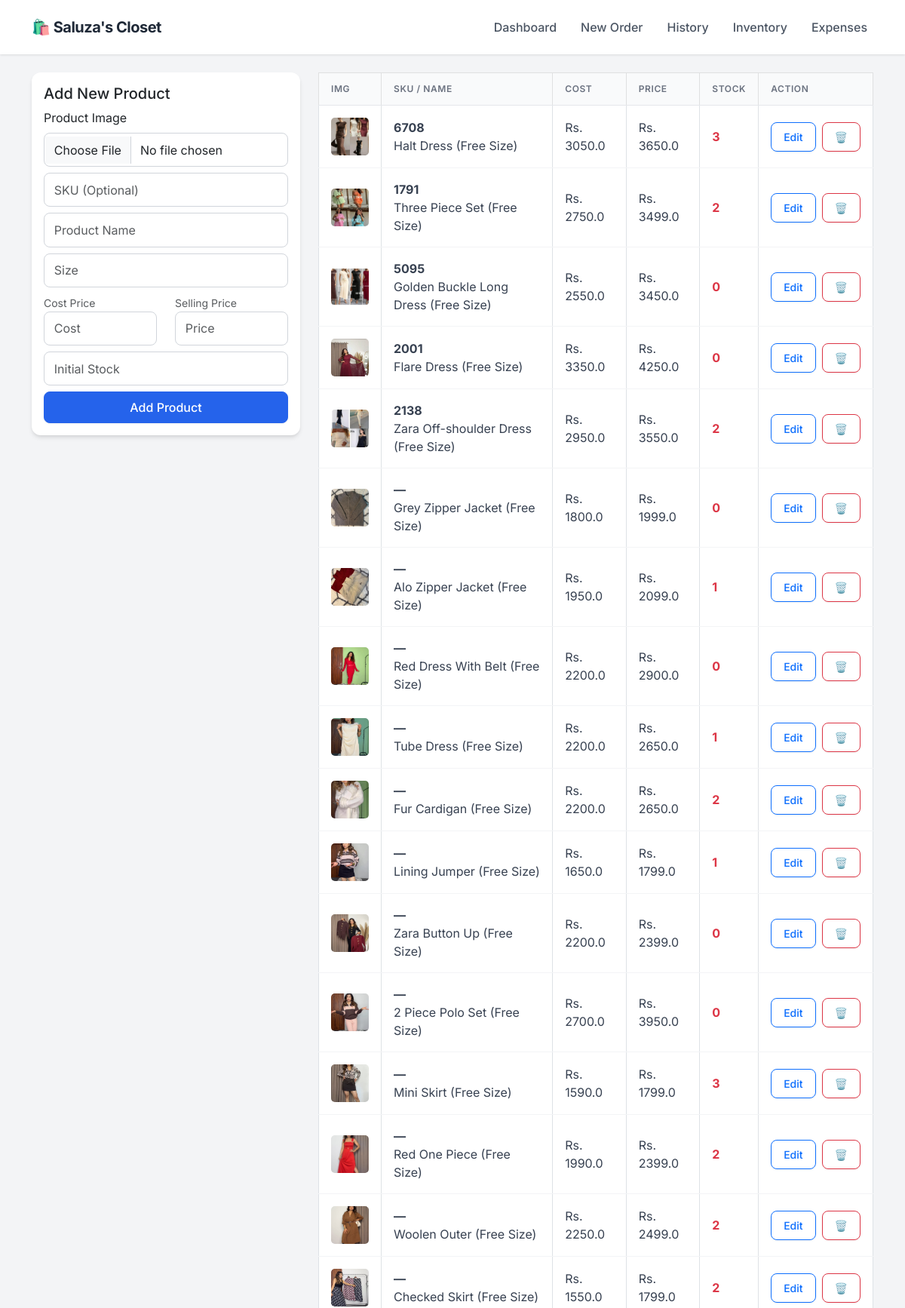
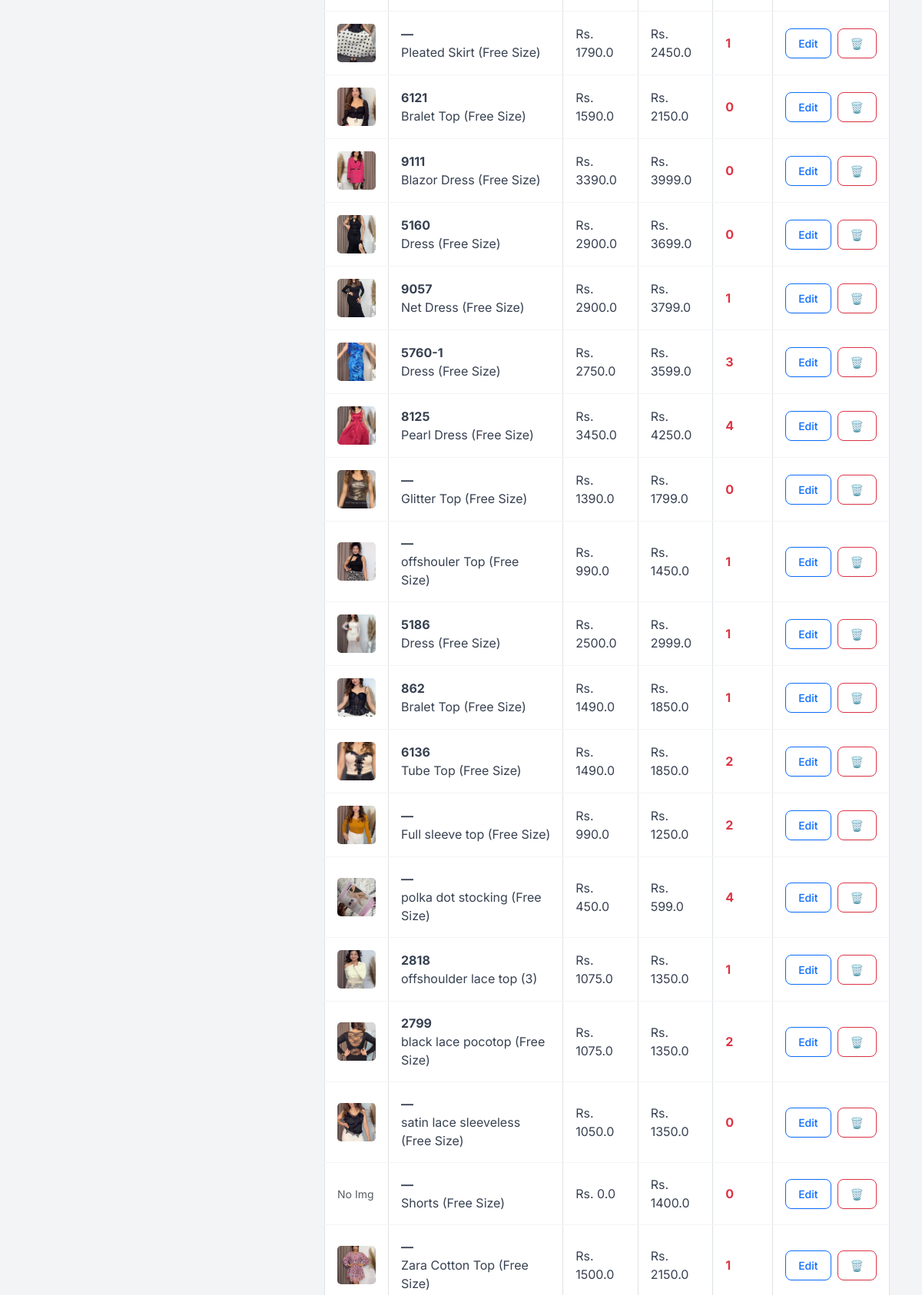
Page /inventory (upper part) on the committed database (2 pictures, top to bottom).
### app.py (models this page shows)
class Product(db.Model):
    id = db.Column(db.Integer, primary_key=True)
    sku = db.Column(db.String(50), unique=True, nullable=True)
    name = db.Column(db.String(100), nullable=False)
    size = db.Column(db.String(10), nullable=False)
    cost_price = db.Column(db.Float, default=0.0)
    price = db.Column(db.Float, nullable=False)
    stock = db.Column(db.Integer, default=0)
    image = db.Column(db.String(100), nullable=True)

### app.py (the view, shortened to what this page needs)
@app.route('/inventory', methods=['GET', 'POST'])
def inventory():
    products = Product.query.all()
    return render_template('inventory.html', products=products)

### templates/inventory.html
{% extends "layout.html" %}
{% block content %}
<div class="row">
    <div class="col-md-4">
        <div class="card p-3">
            <h5>Add New Product</h5>
            <form method="POST" enctype="multipart/form-data">
                <div class="mb-2">
                    <label class="form-label">Product Image</label>
                    <input type="file" name="image" class="form-control">
                </div>
                <div class="mb-2">
                    <input type="text" name="sku" class="form-control" placeholder="SKU (Optional)">
                </div>
                <div class="mb-2"><input type="text" name="name" class="form-control" placeholder="Product Name" required></div>
                <div class="mb-2"><input type="text" name="size" class="form-control" placeholder="Size" required></div>
                <div class="row mb-2">
                    <div class="col">
                        <label class="text-muted small">Cost Price</label>
                        <input type="number" name="cost_price" class="form-control" placeholder="Cost" step="0.01" required>
                    </div>
                    <div class="col">
                        <label class="text-muted small">Selling Price</label>
                        <input type="number" name="price" class="form-control" placeholder="Price" step="0.01" required>
                    </div>
                </div>
                <div class="mb-2"><input type="number" name="stock" class="form-control" placeholder="Initial Stock" required></div>
                <button type="submit" class="btn btn-primary w-100">Add Product</button>
            </form>
        </div>
    </div>
    <div class="col-md-8">
        <table class="table table-bordered bg-white align-middle">
            <thead class="table-light">
                <tr>
                    <th>Img</th>
                    <th>SKU / Name</th>
                    <th>Cost</th>
                    <th>Price</th>
                    <th>Stock</th>
                    <th>Action</th>
                </tr>
            </thead>
            <tbody>
                {% for p in products %}
                <tr>
                    <td>
                        {% if p.image %}
                        <img src="{{ url_for('static', filename='uploads/' + p.image) }}" width="50" height="50" style="object-fit: cover; border-radius: 5px;">
                        {% else %}
                        <span class="text-muted small">No Img</span>
                        {% endif %}
                    </td>
                    <td>
                        <strong>{{ p.sku if p.sku else '—' }}</strong><br>
                        {{ p.name }} ({{ p.size }})
                    </td>
                    <td>Rs. {{ p.cost_price }}</td>
                    <td>Rs. {{ p.price }}</td>
                    <td class="{{ 'text-danger fw-bold' if p.stock < 5 else '' }}">{{ p.stock }}</td>
                    <td>
                        <div class="d-flex gap-2">
                            <a href="/edit_product/{{ p.id }}" class="btn btn-sm btn-outline-primary">Edit</a>
                            <a href="/delete_product/{{ p.id }}"
                               class="btn btn-sm btn-outline-danger"
                               onclick="return confirm('Are you sure? This cannot be undone.')">
                                🗑️
                            </a>
                        </div>
                    </td>
                </tr>
                {% endfor %}
            </tbody>
        </table>
    </div>
</div>
{% endblock %}

### templates/layout.html (style rules this page uses)
:root { --primary-color: #2563eb; --bg-color: #f3f4f6; --text-dark: #1f2937; --card-shadow: 0 4px 6px -1px rgba(0, 0, 0, 0.1), 0 2px 4px -1px rgba(0, 0, 0, 0.06); }
body { font-family: 'Inter', sans-serif; background-color: var(--bg-color); color: var(--text-dark); }
.card { border: none; border-radius: 12px; box-shadow: var(--card-shadow); background: #ffffff; transition: transform 0.2s; }
.btn { border-radius: 8px; font-weight: 500; padding: 0.5rem 1rem; box-shadow: 0 1px 2px 0 rgba(0, 0, 0, 0.05); }
.btn-primary { background-color: var(--primary-color); border-color: var(--primary-color); }
.table { margin-bottom: 0; }
.table thead th { background-color: #f9fafb; color: #6b7280; font-size: 0.75rem; text-transform: uppercase; letter-spacing: 0.05em; font-weight: 600; border-bottom: 1px solid #e5e7eb; padding: 0.75rem 1rem; }
.table tbody td { padding: 1rem 1rem; vertical-align: middle; color: #374151; border-bottom: 1px solid #f3f4f6; }
.form-control, .form-select { border-radius: 8px; border: 1px solid #d1d5db; padding: 0.6rem 0.8rem; }

### rows in the picture
Product: image (picture), sku "6708", name "Halt Dress", size "Free Size", cost_price "3050.0", price "3650.0", stock "3"
Product: image (picture), sku "1791", name "Three Piece Set", size "Free Size", cost_price "2750.0", price "3499.0", stock "2"
Product: image (picture), sku "5095", name "Golden Buckle Long Dress", size "Free Size", cost_price "2550.0", price "3450.0", stock "0"
Product: image (picture), sku "2001", name "Flare Dress", size "Free Size", cost_price "3350.0", price "4250.0", stock "0"
Product: image (picture), sku "2138", name "Zara Off-shoulder Dress", size "Free Size", cost_price "2950.0", price "3550.0", stock "2"
Product: image (picture), sku "—", name "Grey Zipper Jacket", size "Free Size", cost_price "1800.0", price "1999.0", stock "0"
Product: image (picture), sku "—", name "Alo Zipper Jacket", size "Free Size", cost_price "1950.0", price "2099.0", stock "1"
Product: image (picture), sku "—", name "Red Dress With Belt", size "Free Size", cost_price "2200.0", price "2900.0", stock "0"
Product: image (picture), sku "—", name "Tube Dress", size "Free Size", cost_price "2200.0", price "2650.0", stock "1"
Product: image (picture), sku "—", name "Fur Cardigan", size "Free Size", cost_price "2200.0", price "2650.0", stock "2"
Product: image (picture), sku "—", name "Lining Jumper", size "Free Size", cost_price "1650.0", price "1799.0", stock "1"
Product: image (picture), sku "—", name "Zara Button Up", size "Free Size", cost_price "2200.0", price "2399.0", stock "0"
Product: image (picture), sku "—", name "2 Piece Polo Set", size "Free Size", cost_price "2700.0", price "3950.0", stock "0"
Product: image (picture), sku "—", name "Mini Skirt", size "Free Size", cost_price "1590.0", price "1799.0", stock "3"
Product: image (picture), sku "—", name "Red One Piece", size "Free Size", cost_price "1990.0", price "2399.0", stock "2"
Product: image (picture), sku "—", name "Woolen Outer", size "Free Size", cost_price "2250.0", price "2499.0", stock "2"
Product: image (picture), sku "—", name "Checked Skirt", size "Free Size", cost_price "1550.0", price "1799.0", stock "2"
Product: image (picture), sku "—", name "Pleated Skirt", size "Free Size", cost_price "1790.0", price "2450.0", stock "1"
Product: image (picture), sku "6121", name "Bralet Top", size "Free Size", cost_price "1590.0", price "2150.0", stock "0"
Product: image (picture), sku "9111", name "Blazor Dress", size "Free Size", cost_price "3390.0", price "3999.0", stock "0"
Product: image (picture), sku "5160", name "Dress", size "Free Size", cost_price "2900.0", price "3699.0", stock "0"
Product: image (picture), sku "9057", name "Net Dress", size "Free Size", cost_price "2900.0", price "3799.0", stock "1"
Product: image (picture), sku "5760-1", name "Dress", size "Free Size", cost_price "2750.0", price "3599.0", stock "3"
Product: image (picture), sku "8125", name "Pearl Dress", size "Free Size", cost_price "3450.0", price "4250.0", stock "4"
Product: image (picture), sku "—", name "Glitter Top", size "Free Size", cost_price "1390.0", price "1799.0", stock "0"
Product: image (picture), sku "—", name "offshouler Top", size "Free Size", cost_price "990.0", price "1450.0", stock "1"
Product: image (picture), sku "5186", name "Dress", size "Free Size", cost_price "2500.0", price "2999.0", stock "1"
Product: image (picture), sku "862", name "Bralet Top", size "Free Size", cost_price "1490.0", price "1850.0", stock "1"
Product: image (picture), sku "6136", name "Tube Top", size "Free Size", cost_price "1490.0", price "1850.0", stock "2"
Product: image (picture), sku "—", name "Full sleeve top", size "Free Size", cost_price "990.0", price "1250.0", stock "2"
Product: image (picture), sku "—", name "polka dot stocking", size "Free Size", cost_price "450.0", price "599.0", stock "4"
Product: image (picture), sku "2818", name "offshoulder lace top", size "3", cost_price "1075.0", price "1350.0", stock "1"
Product: image (picture), sku "2799", name "black lace pocotop", size "Free Size", cost_price "1075.0", price "1350.0", stock "2"
Product: image (picture), sku "—", name "satin lace sleeveless", size "Free Size", cost_price "1050.0", price "1350.0", stock "0"
Product: shows "No Img", sku "—", name "Shorts", size "Free Size", cost_price "0.0", price "1400.0", stock "0"
Product: image (picture), sku "—", name "Zara Cotton Top", size "Free Size", cost_price "1500.0", price "2150.0", stock "1"
